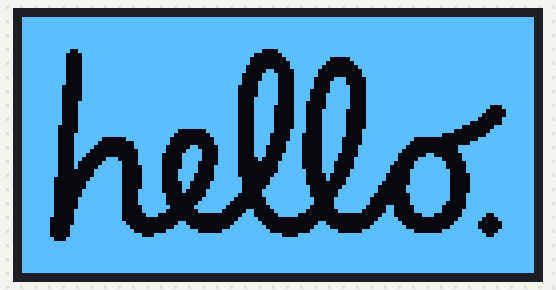
A sketch run on a simulated Arduino Uno, built with avr-gcc and run on an emulated ATmega328P. On the bench: 128×64 one-colour display.

Above: at 0.3 s.
At 3.8 s:
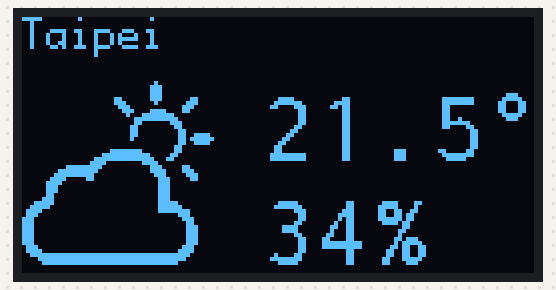

The sketch:

BMP-logo.ino
```cpp
#include <U8g2lib.h>
#include "bmp.h"

U8G2_SSD1306_128X64_NONAME_1_HW_I2C u8g2(U8G2_R0, U8X8_PIN_NONE);

void setup() {
  u8g2.begin();
  u8g2.firstPage();
  do {
    u8g2.drawXBMP( 0, 0, 128, 64, logo);
  } while ( u8g2.nextPage() );
  delay(3000);
}

void loop() {
  u8g2.firstPage();
  do {
    u8g2.setFont(u8g2_font_profont12_mr);
    u8g2.setCursor(0,8);
    u8g2.print(F("Taipei"));
    u8g2.setFont(u8g2_font_inr16_mf);
    u8g2.setCursor(60,36);
    u8g2.print(F("21.5\xb0"));
    u8g2.setCursor(60,62);
    u8g2.print(F("34%"));
    // 繪製點陣圖
    u8g2.drawXBMP( 0, 15, 48, 48, _02d);
  } while ( u8g2.nextPage() );
}
```

Source omitted: bmp.h (data table, 8309 bytes)

Measured:
- what the display in image 0 shows lasts 3.4 s, from 0.3 s to 3.7 s
